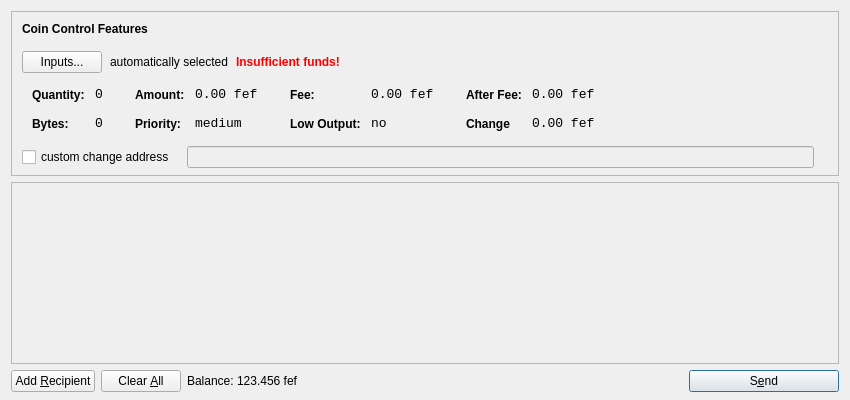
<?xml version="1.0" encoding="UTF-8"?>
<ui version="4.0">
 <class>SendCoinsDialog</class>
 <widget class="QDialog" name="SendCoinsDialog">
  <property name="geometry">
   <rect>
    <x>0</x>
    <y>0</y>
    <width>850</width>
    <height>400</height>
   </rect>
  </property>
  <property name="windowTitle">
   <string>Send Coins</string>
  </property>
  <layout class="QVBoxLayout" name="verticalLayout" stretch="0,1,0">
   <property name="bottomMargin">
    <number>8</number>
   </property>
   <item>
    <widget class="QFrame" name="frameCoinControl">
     <property name="sizePolicy">
      <sizepolicy hsizetype="Expanding" vsizetype="Expanding">
       <horstretch>0</horstretch>
       <verstretch>0</verstretch>
      </sizepolicy>
     </property>
     <property name="maximumSize">
      <size>
       <width>16777215</width>
       <height>16777215</height>
      </size>
     </property>
     <property name="frameShape">
      <enum>QFrame::StyledPanel</enum>
     </property>
     <property name="frameShadow">
      <enum>QFrame::Sunken</enum>
     </property>
     <layout class="QVBoxLayout" name="verticalLayoutCoinControl2">
      <property name="spacing">
       <number>-1</number>
      </property>
      <property name="leftMargin">
       <number>0</number>
      </property>
      <property name="topMargin">
       <number>0</number>
      </property>
      <property name="rightMargin">
       <number>0</number>
      </property>
      <property name="bottomMargin">
       <number>6</number>
      </property>
      <item>
       <layout class="QVBoxLayout" name="verticalLayoutCoinControl" stretch="0,0,0,0,1">
        <property name="spacing">
         <number>0</number>
        </property>
        <property name="leftMargin">
         <number>10</number>
        </property>
        <property name="topMargin">
         <number>10</number>
        </property>
        <item>
         <layout class="QHBoxLayout" name="horizontalLayoutCoinControl1">
          <property name="bottomMargin">
           <number>15</number>
          </property>
          <item>
           <widget class="QLabel" name="labelCoinControlFeatures">
            <property name="sizePolicy">
             <sizepolicy hsizetype="Preferred" vsizetype="Maximum">
              <horstretch>0</horstretch>
              <verstretch>0</verstretch>
             </sizepolicy>
            </property>
            <property name="font">
             <font>
              <weight>75</weight>
              <bold>true</bold>
             </font>
            </property>
            <property name="styleSheet">
             <string notr="true">font-weight:bold;</string>
            </property>
            <property name="text">
             <string>Coin Control Features</string>
            </property>
           </widget>
          </item>
         </layout>
        </item>
        <item>
         <layout class="QHBoxLayout" name="horizontalLayoutCoinControl2" stretch="0,0,0,0">
          <property name="spacing">
           <number>8</number>
          </property>
          <property name="bottomMargin">
           <number>10</number>
          </property>
          <item>
           <widget class="QPushButton" name="pushButtonCoinControl">
            <property name="styleSheet">
             <string notr="true"/>
            </property>
            <property name="text">
             <string>Inputs...</string>
            </property>
           </widget>
          </item>
          <item>
           <widget class="QLabel" name="labelCoinControlAutomaticallySelected">
            <property name="text">
             <string>automatically selected</string>
            </property>
            <property name="margin">
             <number>5</number>
            </property>
           </widget>
          </item>
          <item>
           <widget class="QLabel" name="labelCoinControlInsuffFunds">
            <property name="font">
             <font>
              <weight>75</weight>
              <bold>true</bold>
             </font>
            </property>
            <property name="styleSheet">
             <string notr="true">color:red;font-weight:bold;</string>
            </property>
            <property name="text">
             <string>Insufficient funds!</string>
            </property>
            <property name="margin">
             <number>5</number>
            </property>
           </widget>
          </item>
          <item>
           <spacer name="horizontalSpacerCoinControl">
            <property name="orientation">
             <enum>Qt::Horizontal</enum>
            </property>
            <property name="sizeHint" stdset="0">
             <size>
              <width>40</width>
              <height>1</height>
             </size>
            </property>
           </spacer>
          </item>
         </layout>
        </item>
        <item>
         <widget class="QWidget" name="widgetCoinControl" native="true">
          <property name="sizePolicy">
           <sizepolicy hsizetype="Preferred" vsizetype="Preferred">
            <horstretch>0</horstretch>
            <verstretch>0</verstretch>
           </sizepolicy>
          </property>
          <property name="minimumSize">
           <size>
            <width>0</width>
            <height>0</height>
           </size>
          </property>
          <property name="styleSheet">
           <string notr="true"/>
          </property>
          <layout class="QHBoxLayout" name="horizontalLayoutCoinControl5">
           <property name="margin">
            <number>0</number>
           </property>
           <item>
            <layout class="QHBoxLayout" name="horizontalLayoutCoinControl3" stretch="0,0,0,1">
             <property name="spacing">
              <number>20</number>
             </property>
             <property name="topMargin">
              <number>0</number>
             </property>
             <property name="bottomMargin">
              <number>10</number>
             </property>
             <item>
              <layout class="QFormLayout" name="formLayoutCoinControl1">
               <property name="horizontalSpacing">
                <number>10</number>
               </property>
               <property name="verticalSpacing">
                <number>14</number>
               </property>
               <property name="leftMargin">
                <number>10</number>
               </property>
               <property name="topMargin">
                <number>4</number>
               </property>
               <property name="rightMargin">
                <number>6</number>
               </property>
               <item row="0" column="0">
                <widget class="QLabel" name="labelCoinControlQuantityText">
                 <property name="styleSheet">
                  <string notr="true">font-weight:bold;</string>
                 </property>
                 <property name="text">
                  <string>Quantity:</string>
                 </property>
                 <property name="margin">
                  <number>0</number>
                 </property>
                </widget>
               </item>
               <item row="0" column="1">
                <widget class="QLabel" name="labelCoinControlQuantity">
                 <property name="font">
                  <font>
                   <family>Monospace</family>
                   <pointsize>10</pointsize>
                  </font>
                 </property>
                 <property name="cursor">
                  <cursorShape>IBeamCursor</cursorShape>
                 </property>
                 <property name="contextMenuPolicy">
                  <enum>Qt::ActionsContextMenu</enum>
                 </property>
                 <property name="text">
                  <string>0</string>
                 </property>
                 <property name="margin">
                  <number>0</number>
                 </property>
                 <property name="textInteractionFlags">
                  <set>Qt::LinksAccessibleByMouse|Qt::TextSelectableByKeyboard|Qt::TextSelectableByMouse</set>
                 </property>
                </widget>
               </item>
               <item row="1" column="0">
                <widget class="QLabel" name="labelCoinControlBytesText">
                 <property name="styleSheet">
                  <string notr="true">font-weight:bold;</string>
                 </property>
                 <property name="text">
                  <string>Bytes:</string>
                 </property>
                </widget>
               </item>
               <item row="1" column="1">
                <widget class="QLabel" name="labelCoinControlBytes">
                 <property name="font">
                  <font>
                   <family>Monospace</family>
                   <pointsize>10</pointsize>
                  </font>
                 </property>
                 <property name="cursor">
                  <cursorShape>IBeamCursor</cursorShape>
                 </property>
                 <property name="contextMenuPolicy">
                  <enum>Qt::ActionsContextMenu</enum>
                 </property>
                 <property name="text">
                  <string>0</string>
                 </property>
                 <property name="textInteractionFlags">
                  <set>Qt::LinksAccessibleByMouse|Qt::TextSelectableByKeyboard|Qt::TextSelectableByMouse</set>
                 </property>
                </widget>
               </item>
              </layout>
             </item>
             <item>
              <layout class="QFormLayout" name="formLayoutCoinControl2">
               <property name="horizontalSpacing">
                <number>10</number>
               </property>
               <property name="verticalSpacing">
                <number>14</number>
               </property>
               <property name="leftMargin">
                <number>6</number>
               </property>
               <property name="topMargin">
                <number>4</number>
               </property>
               <property name="rightMargin">
                <number>6</number>
               </property>
               <item row="0" column="0">
                <widget class="QLabel" name="labelCoinControlAmountText">
                 <property name="styleSheet">
                  <string notr="true">font-weight:bold;</string>
                 </property>
                 <property name="text">
                  <string>Amount:</string>
                 </property>
                 <property name="margin">
                  <number>0</number>
                 </property>
                </widget>
               </item>
               <item row="0" column="1">
                <widget class="QLabel" name="labelCoinControlAmount">
                 <property name="font">
                  <font>
                   <family>Monospace</family>
                   <pointsize>10</pointsize>
                  </font>
                 </property>
                 <property name="cursor">
                  <cursorShape>IBeamCursor</cursorShape>
                 </property>
                 <property name="contextMenuPolicy">
                  <enum>Qt::ActionsContextMenu</enum>
                 </property>
                 <property name="text">
                  <string notr="true">0.00 fef</string>
                 </property>
                 <property name="textInteractionFlags">
                  <set>Qt::LinksAccessibleByMouse|Qt::TextSelectableByKeyboard|Qt::TextSelectableByMouse</set>
                 </property>
                </widget>
               </item>
               <item row="1" column="0">
                <widget class="QLabel" name="labelCoinControlPriorityText">
                 <property name="styleSheet">
                  <string notr="true">font-weight:bold;</string>
                 </property>
                 <property name="text">
                  <string>Priority:</string>
                 </property>
                </widget>
               </item>
               <item row="1" column="1">
                <widget class="QLabel" name="labelCoinControlPriority">
                 <property name="font">
                  <font>
                   <family>Monospace</family>
                   <pointsize>10</pointsize>
                  </font>
                 </property>
                 <property name="cursor">
                  <cursorShape>IBeamCursor</cursorShape>
                 </property>
                 <property name="contextMenuPolicy">
                  <enum>Qt::ActionsContextMenu</enum>
                 </property>
                 <property name="text">
                  <string>medium</string>
                 </property>
                 <property name="textInteractionFlags">
                  <set>Qt::LinksAccessibleByMouse|Qt::TextSelectableByKeyboard|Qt::TextSelectableByMouse</set>
                 </property>
                </widget>
               </item>
              </layout>
             </item>
             <item>
              <layout class="QFormLayout" name="formLayoutCoinControl3">
               <property name="horizontalSpacing">
                <number>10</number>
               </property>
               <property name="verticalSpacing">
                <number>14</number>
               </property>
               <property name="leftMargin">
                <number>6</number>
               </property>
               <property name="topMargin">
                <number>4</number>
               </property>
               <property name="rightMargin">
                <number>6</number>
               </property>
               <item row="0" column="0">
                <widget class="QLabel" name="labelCoinControlFeeText">
                 <property name="styleSheet">
                  <string notr="true">font-weight:bold;</string>
                 </property>
                 <property name="text">
                  <string>Fee:</string>
                 </property>
                 <property name="margin">
                  <number>0</number>
                 </property>
                </widget>
               </item>
               <item row="0" column="1">
                <widget class="QLabel" name="labelCoinControlFee">
                 <property name="font">
                  <font>
                   <family>Monospace</family>
                   <pointsize>10</pointsize>
                  </font>
                 </property>
                 <property name="cursor">
                  <cursorShape>IBeamCursor</cursorShape>
                 </property>
                 <property name="contextMenuPolicy">
                  <enum>Qt::ActionsContextMenu</enum>
                 </property>
                 <property name="text">
                  <string notr="true">0.00 fef</string>
                 </property>
                 <property name="textInteractionFlags">
                  <set>Qt::LinksAccessibleByMouse|Qt::TextSelectableByKeyboard|Qt::TextSelectableByMouse</set>
                 </property>
                </widget>
               </item>
               <item row="1" column="0">
                <widget class="QLabel" name="labelCoinControlLowOutputText">
                 <property name="styleSheet">
                  <string notr="true">font-weight:bold;</string>
                 </property>
                 <property name="text">
                  <string>Low Output:</string>
                 </property>
                </widget>
               </item>
               <item row="1" column="1">
                <widget class="QLabel" name="labelCoinControlLowOutput">
                 <property name="font">
                  <font>
                   <family>Monospace</family>
                   <pointsize>10</pointsize>
                  </font>
                 </property>
                 <property name="cursor">
                  <cursorShape>IBeamCursor</cursorShape>
                 </property>
                 <property name="contextMenuPolicy">
                  <enum>Qt::ActionsContextMenu</enum>
                 </property>
                 <property name="text">
                  <string>no</string>
                 </property>
                 <property name="textInteractionFlags">
                  <set>Qt::LinksAccessibleByMouse|Qt::TextSelectableByKeyboard|Qt::TextSelectableByMouse</set>
                 </property>
                </widget>
               </item>
              </layout>
             </item>
             <item>
              <layout class="QFormLayout" name="formLayoutCoinControl4">
               <property name="horizontalSpacing">
                <number>10</number>
               </property>
               <property name="verticalSpacing">
                <number>14</number>
               </property>
               <property name="leftMargin">
                <number>6</number>
               </property>
               <property name="topMargin">
                <number>4</number>
               </property>
               <property name="rightMargin">
                <number>6</number>
               </property>
               <item row="0" column="0">
                <widget class="QLabel" name="labelCoinControlAfterFeeText">
                 <property name="styleSheet">
                  <string notr="true">font-weight:bold;</string>
                 </property>
                 <property name="text">
                  <string>After Fee:</string>
                 </property>
                 <property name="margin">
                  <number>0</number>
                 </property>
                </widget>
               </item>
               <item row="0" column="1">
                <widget class="QLabel" name="labelCoinControlAfterFee">
                 <property name="font">
                  <font>
                   <family>Monospace</family>
                   <pointsize>10</pointsize>
                  </font>
                 </property>
                 <property name="cursor">
                  <cursorShape>IBeamCursor</cursorShape>
                 </property>
                 <property name="contextMenuPolicy">
                  <enum>Qt::ActionsContextMenu</enum>
                 </property>
                 <property name="text">
                  <string notr="true">0.00 fef</string>
                 </property>
                 <property name="textInteractionFlags">
                  <set>Qt::LinksAccessibleByMouse|Qt::TextSelectableByKeyboard|Qt::TextSelectableByMouse</set>
                 </property>
                </widget>
               </item>
               <item row="1" column="0">
                <widget class="QLabel" name="labelCoinControlChangeText">
                 <property name="styleSheet">
                  <string notr="true">font-weight:bold;</string>
                 </property>
                 <property name="text">
                  <string>Change</string>
                 </property>
                </widget>
               </item>
               <item row="1" column="1">
                <widget class="QLabel" name="labelCoinControlChange">
                 <property name="font">
                  <font>
                   <family>Monospace</family>
                   <pointsize>10</pointsize>
                  </font>
                 </property>
                 <property name="cursor">
                  <cursorShape>IBeamCursor</cursorShape>
                 </property>
                 <property name="contextMenuPolicy">
                  <enum>Qt::ActionsContextMenu</enum>
                 </property>
                 <property name="text">
                  <string notr="true">0.00 fef</string>
                 </property>
                 <property name="textInteractionFlags">
                  <set>Qt::LinksAccessibleByMouse|Qt::TextSelectableByKeyboard|Qt::TextSelectableByMouse</set>
                 </property>
                </widget>
               </item>
              </layout>
             </item>
            </layout>
           </item>
          </layout>
         </widget>
        </item>
        <item>
         <layout class="QHBoxLayout" name="horizontalLayoutCoinControl4" stretch="0,0,0">
          <property name="spacing">
           <number>12</number>
          </property>
          <property name="sizeConstraint">
           <enum>QLayout::SetDefaultConstraint</enum>
          </property>
          <property name="topMargin">
           <number>5</number>
          </property>
          <property name="rightMargin">
           <number>5</number>
          </property>
          <item>
           <widget class="QCheckBox" name="checkBoxCoinControlChange">
            <property name="text">
             <string>custom change address</string>
            </property>
           </widget>
          </item>
          <item>
           <widget class="QLineEdit" name="lineEditCoinControlChange">
            <property name="enabled">
             <bool>false</bool>
            </property>
            <property name="sizePolicy">
             <sizepolicy hsizetype="Expanding" vsizetype="Fixed">
              <horstretch>0</horstretch>
              <verstretch>0</verstretch>
             </sizepolicy>
            </property>
           </widget>
          </item>
          <item>
           <widget class="QLabel" name="labelCoinControlChangeLabel">
            <property name="sizePolicy">
             <sizepolicy hsizetype="Preferred" vsizetype="Expanding">
              <horstretch>0</horstretch>
              <verstretch>0</verstretch>
             </sizepolicy>
            </property>
            <property name="minimumSize">
             <size>
              <width>0</width>
              <height>0</height>
             </size>
            </property>
            <property name="text">
             <string/>
            </property>
            <property name="margin">
             <number>3</number>
            </property>
           </widget>
          </item>
         </layout>
        </item>
        <item>
         <spacer name="verticalSpacerCoinControl">
          <property name="orientation">
           <enum>Qt::Vertical</enum>
          </property>
          <property name="sizeHint" stdset="0">
           <size>
            <width>800</width>
            <height>1</height>
           </size>
          </property>
         </spacer>
        </item>
       </layout>
      </item>
     </layout>
    </widget>
   </item>
   <item>
    <widget class="QScrollArea" name="scrollArea">
     <property name="widgetResizable">
      <bool>true</bool>
     </property>
     <widget class="QWidget" name="scrollAreaWidgetContents">
      <property name="geometry">
       <rect>
        <x>0</x>
        <y>0</y>
        <width>830</width>
        <height>165</height>
       </rect>
      </property>
      <layout class="QVBoxLayout" name="verticalLayout_2">
       <property name="margin">
        <number>0</number>
       </property>
       <item>
        <layout class="QVBoxLayout" name="entries">
         <property name="spacing">
          <number>6</number>
         </property>
        </layout>
       </item>
       <item>
        <spacer name="verticalSpacer">
         <property name="orientation">
          <enum>Qt::Vertical</enum>
         </property>
         <property name="sizeHint" stdset="0">
          <size>
           <width>20</width>
           <height>40</height>
          </size>
         </property>
        </spacer>
       </item>
      </layout>
     </widget>
    </widget>
   </item>
   <item>
    <layout class="QHBoxLayout" name="horizontalLayout">
     <item>
      <widget class="QPushButton" name="addButton">
       <property name="toolTip">
        <string>Send to multiple recipients at once</string>
       </property>
       <property name="text">
        <string>Add &amp;Recipient</string>
       </property>
       <property name="autoDefault">
        <bool>false</bool>
       </property>
      </widget>
     </item>
     <item>
      <widget class="QPushButton" name="clearButton">
       <property name="sizePolicy">
        <sizepolicy hsizetype="Minimum" vsizetype="Fixed">
         <horstretch>0</horstretch>
         <verstretch>0</verstretch>
        </sizepolicy>
       </property>
       <property name="toolTip">
        <string>Remove all transaction fields</string>
       </property>
       <property name="text">
        <string>Clear &amp;All</string>
       </property>
       <property name="autoRepeatDelay">
        <number>300</number>
       </property>
       <property name="autoDefault">
        <bool>false</bool>
       </property>
      </widget>
     </item>
     <item>
      <layout class="QHBoxLayout" name="horizontalLayout_2">
       <property name="spacing">
        <number>3</number>
       </property>
       <item>
        <widget class="QLabel" name="label">
         <property name="sizePolicy">
          <sizepolicy hsizetype="Preferred" vsizetype="Fixed">
           <horstretch>0</horstretch>
           <verstretch>0</verstretch>
          </sizepolicy>
         </property>
         <property name="text">
          <string>Balance:</string>
         </property>
        </widget>
       </item>
       <item>
        <widget class="QLabel" name="labelBalance">
         <property name="sizePolicy">
          <sizepolicy hsizetype="Preferred" vsizetype="Fixed">
           <horstretch>0</horstretch>
           <verstretch>0</verstretch>
          </sizepolicy>
         </property>
         <property name="cursor">
          <cursorShape>IBeamCursor</cursorShape>
         </property>
         <property name="text">
          <string notr="true">123.456 fef</string>
         </property>
         <property name="textInteractionFlags">
          <set>Qt::LinksAccessibleByMouse|Qt::TextSelectableByKeyboard|Qt::TextSelectableByMouse</set>
         </property>
        </widget>
       </item>
      </layout>
     </item>
     <item>
      <spacer name="horizontalSpacer">
       <property name="orientation">
        <enum>Qt::Horizontal</enum>
       </property>
       <property name="sizeHint" stdset="0">
        <size>
         <width>40</width>
         <height>20</height>
        </size>
       </property>
      </spacer>
     </item>
     <item>
      <widget class="QPushButton" name="sendButton">
       <property name="minimumSize">
        <size>
         <width>150</width>
         <height>0</height>
        </size>
       </property>
       <property name="toolTip">
        <string>Confirm the send action</string>
       </property>
       <property name="text">
        <string>S&amp;end</string>
       </property>
       <property name="icon">
        <iconset resource="../bitcoin.qrc">
         <normaloff>:/icons/send</normaloff>:/icons/send</iconset>
       </property>
       <property name="default">
        <bool>true</bool>
       </property>
      </widget>
     </item>
    </layout>
   </item>
  </layout>
 </widget>
 <resources>
  <include location="../bitcoin.qrc"/>
 </resources>
 <connections/>
</ui>
